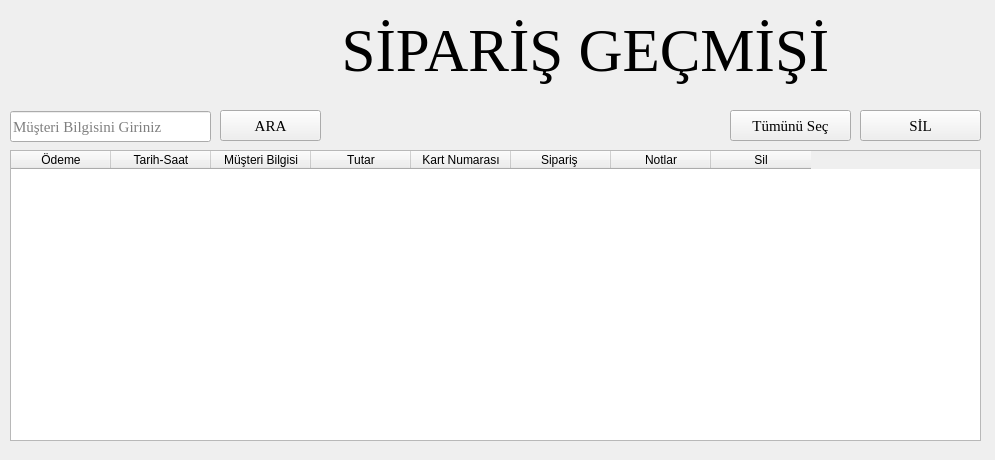
<?xml version="1.0" encoding="UTF-8"?>
<ui version="4.0">
 <class>mainWindow</class>
 <widget class="QMainWindow" name="mainWindow">
  <property name="geometry">
   <rect>
    <x>0</x>
    <y>0</y>
    <width>995</width>
    <height>460</height>
   </rect>
  </property>
  <property name="minimumSize">
   <size>
    <width>995</width>
    <height>460</height>
   </size>
  </property>
  <property name="maximumSize">
   <size>
    <width>995</width>
    <height>460</height>
   </size>
  </property>
  <property name="windowTitle">
   <string>Sipariş Geçmişi</string>
  </property>
  <property name="windowIcon">
   <iconset resource="icon.qrc">
    <normaloff>:/icon/logo_3.png</normaloff>:/icon/logo_3.png</iconset>
  </property>
  <widget class="QWidget" name="centralwidget">
   <widget class="QTableWidget" name="order_history">
    <property name="geometry">
     <rect>
      <x>10</x>
      <y>150</y>
      <width>971</width>
      <height>291</height>
     </rect>
    </property>
    <column>
     <property name="text">
      <string>Ödeme</string>
     </property>
    </column>
    <column>
     <property name="text">
      <string>Tarih-Saat</string>
     </property>
    </column>
    <column>
     <property name="text">
      <string>Müşteri Bilgisi</string>
     </property>
    </column>
    <column>
     <property name="text">
      <string>Tutar</string>
     </property>
    </column>
    <column>
     <property name="text">
      <string>Kart Numarası</string>
     </property>
    </column>
    <column>
     <property name="text">
      <string>Sipariş </string>
     </property>
    </column>
    <column>
     <property name="text">
      <string>Notlar</string>
     </property>
    </column>
    <column>
     <property name="text">
      <string>Sil</string>
     </property>
    </column>
   </widget>
   <widget class="QLabel" name="label">
    <property name="geometry">
     <rect>
      <x>190</x>
      <y>10</y>
      <width>791</width>
      <height>81</height>
     </rect>
    </property>
    <property name="font">
     <font>
      <family>Times New Roman</family>
      <pointsize>46</pointsize>
     </font>
    </property>
    <property name="text">
     <string>SİPARİŞ GEÇMİŞİ</string>
    </property>
    <property name="alignment">
     <set>Qt::AlignCenter</set>
    </property>
   </widget>
   <widget class="QLineEdit" name="customer_info">
    <property name="geometry">
     <rect>
      <x>10</x>
      <y>111</y>
      <width>201</width>
      <height>31</height>
     </rect>
    </property>
    <property name="font">
     <font>
      <family>Times New Roman</family>
      <pointsize>11</pointsize>
     </font>
    </property>
    <property name="placeholderText">
     <string>Müşteri Bilgisini Giriniz</string>
    </property>
   </widget>
   <widget class="QPushButton" name="pushButton_search">
    <property name="geometry">
     <rect>
      <x>220</x>
      <y>110</y>
      <width>101</width>
      <height>31</height>
     </rect>
    </property>
    <property name="font">
     <font>
      <family>Times New Roman</family>
      <pointsize>11</pointsize>
     </font>
    </property>
    <property name="text">
     <string>ARA</string>
    </property>
   </widget>
   <widget class="QLabel" name="error_handling">
    <property name="geometry">
     <rect>
      <x>330</x>
      <y>110</y>
      <width>391</width>
      <height>31</height>
     </rect>
    </property>
    <property name="text">
     <string/>
    </property>
   </widget>
   <widget class="QPushButton" name="pushbutton_choose_all">
    <property name="geometry">
     <rect>
      <x>730</x>
      <y>110</y>
      <width>121</width>
      <height>31</height>
     </rect>
    </property>
    <property name="font">
     <font>
      <family>Times New Roman</family>
      <pointsize>11</pointsize>
     </font>
    </property>
    <property name="text">
     <string>Tümünü Seç</string>
    </property>
   </widget>
   <widget class="QPushButton" name="pushbutton_remove_">
    <property name="geometry">
     <rect>
      <x>860</x>
      <y>110</y>
      <width>121</width>
      <height>31</height>
     </rect>
    </property>
    <property name="font">
     <font>
      <family>Times New Roman</family>
      <pointsize>11</pointsize>
     </font>
    </property>
    <property name="text">
     <string>SİL</string>
    </property>
   </widget>
   <widget class="QLabel" name="label_2">
    <property name="geometry">
     <rect>
      <x>10</x>
      <y>10</y>
      <width>171</width>
      <height>91</height>
     </rect>
    </property>
    <property name="styleSheet">
     <string notr="true">border-image: url(:/icon/logo_3.png);</string>
    </property>
    <property name="text">
     <string/>
    </property>
   </widget>
  </widget>
 </widget>
 <resources>
  <include location="icon.qrc"/>
 </resources>
 <connections/>
</ui>
